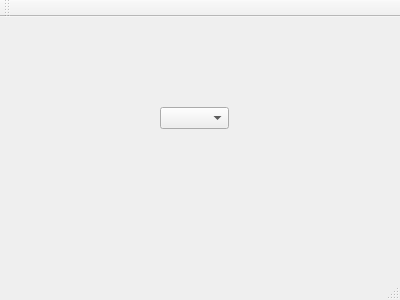
<?xml version="1.0" encoding="UTF-8"?>
<ui version="4.0">
 <class>MainWindow</class>
 <widget class="QMainWindow" name="MainWindow">
  <property name="geometry">
   <rect>
    <x>0</x>
    <y>0</y>
    <width>400</width>
    <height>300</height>
   </rect>
  </property>
  <property name="windowTitle">
   <string>MainWindow</string>
  </property>
  <widget class="QWidget" name="centralWidget">
   <widget class="QComboBox" name="comboBox">
    <property name="geometry">
     <rect>
      <x>160</x>
      <y>90</y>
      <width>69</width>
      <height>22</height>
     </rect>
    </property>
   </widget>
  </widget>
  <widget class="QMenuBar" name="menuBar">
   <property name="geometry">
    <rect>
     <x>0</x>
     <y>0</y>
     <width>400</width>
     <height>21</height>
    </rect>
   </property>
  </widget>
  <widget class="QToolBar" name="mainToolBar">
   <attribute name="toolBarArea">
    <enum>TopToolBarArea</enum>
   </attribute>
   <attribute name="toolBarBreak">
    <bool>false</bool>
   </attribute>
  </widget>
  <widget class="QStatusBar" name="statusBar"/>
 </widget>
 <layoutdefault spacing="6" margin="11"/>
 <resources/>
 <connections/>
</ui>
